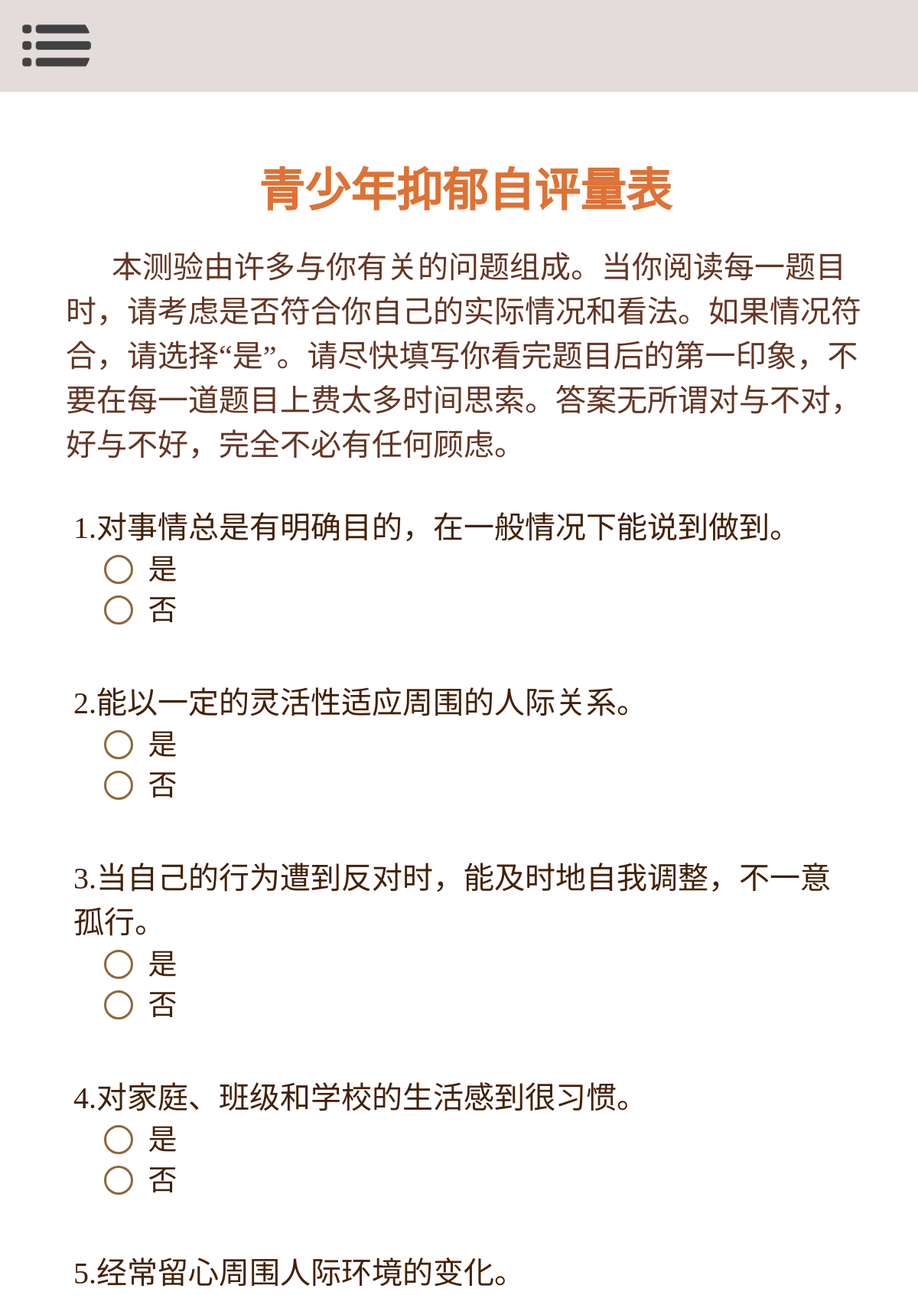
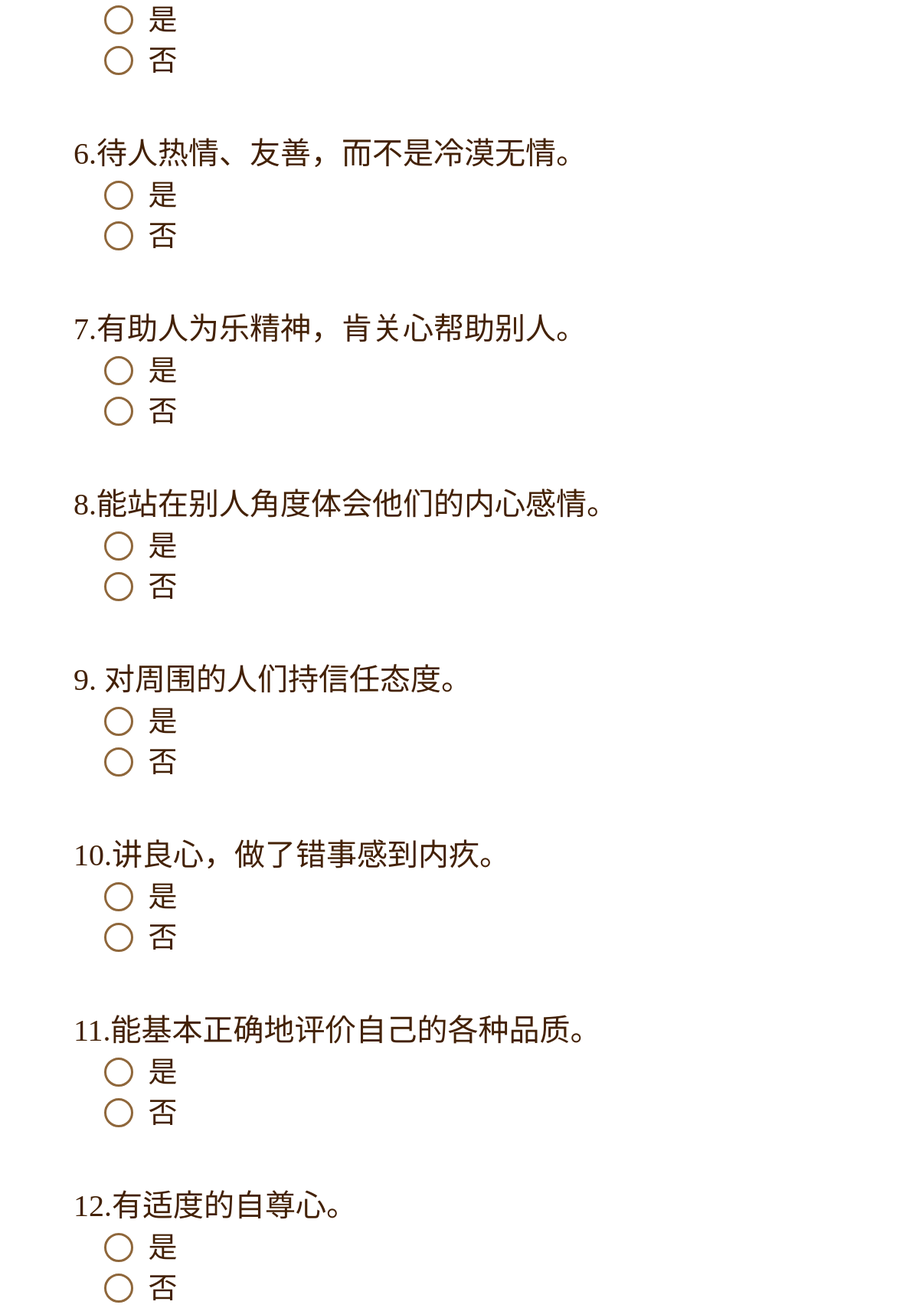
Page /depress/test?tid=1003 (signed in, upper part) on the committed database (2 pictures, top to bottom).
### depress/models.py (models this page shows)
class Test(models.Model):
    tid = models.IntegerField(primary_key=True)
    name = models.CharField(max_length=50)
    intro = models.CharField(max_length=1000)
    num = models.IntegerField()  # 测试人数
    price = models.IntegerField(blank=True, null=True)
    rule = models.CharField(max_length=2000)
    lid = models.CharField(max_length=100, blank=True, null=True)

class Problem(models.Model):
    tid = models.IntegerField()
    pid = models.IntegerField(primary_key=True)
    nov = models.IntegerField()
    type = models.IntegerField(blank=True, default=0)  # 0表示单选题，1表示多选题
    description = models.TextField(max_length=200)
    choice = models.TextField(max_length=500)  # 选项，以;分割
    answer = models.TextField(max_length=100)  # 答案，以选项权重以;分割
    explanation = models.TextField(max_length=2000)  # 解说，以;分割

### depress/views.py (the view, shortened to what this page needs)
# urls.py: path('test', views.test, name='test'),
def test(request):
    tid = request.GET.get('tid', '')
    if tid == '':
        raise Http404()
    else:
        try:
            t = Test.objects.get(tid=int(tid))
            rule = []
            for r in t.rule.split(';'):
                r = r.split(':')
                rule.append({
                    'level': r[0],
                    'comment': r[1]
                })
            if request.method == 'GET':
                problems = []
                ps = Problem.objects.filter(tid=tid).order_by('nov')
                for p in ps:
                    choice = []
                    for i in range(len(p.choice.split(';'))):
                        choice.append(p.choice.split(';')[i])
                    problems.append({
                        'pid': p.pid,
                        'nov': p.nov,
                        'description': p.description,
                        'type': p.type,
                        'choice': choice
                    })
                t.name = t.name.replace('《', '').replace('》', '')
                context = {
                    'tid': tid,
                    'test': t,
                    'problems': problems,
                    'problem_num':len(problems),
                    'index': ['A', 'B', 'C', 'D', 'E', 'F', 'G', 'H', 'I', 'J', 'K']
                }
                return get_html(request, 'depress/test.html', context)
        except:
            print("Unexpected error:", sys.exc_info()[0])
            raise Http404()

### depress/views.py (called while the page is built)
def get_html(request, url='depress/home.html', context={}):
    name = request.session.get('name', '')
    email = request.session.get('email', '')
    if email == '' or url == '':
        form = LoginForm()
        return render(request, 'depress/home.html', {
            'form': form,
            'mode': 1
        })
    else:
        context['name'] = name
        context['email'] = email
        return render(request, url, context)

### depress/templates/depress/test.html (shortened to what this page needs)
{% extends 'depress/base.html' %}
{% load static %}
{% block link %}
    <link rel="stylesheet" media="screen and (min-device-width: 800px)" href="{% static 'css/pc/test.css' %}">
    <link rel="stylesheet" media="screen and (max-device-width: 800px)" href="{% static 'css/phone/test.css' %}">
{% endblock %}
{% block body %}
    <div class="test-part">
        <div class="test-title">{{ test.name }}</div>
        <div class="test-intro">{{ test.intro }}</div>
        <form action="/depress/test?tid={{ tid }}" id="submit" method="post" onsubmit="return verifyData()">
            {% for p in problems %}
                <div class="problem-part" id="{{ p.pid }}">
                    <div class="problem-description">
                        {{ p.nov }}.{{ p.description }}
                    </div>
                    {% for c in p.choice %}
                        <div class="problem-choice {{ forloop.counter0 }}">
                            <label>
                                <span class="choice-nov"></span>
                                <span>{{ c }}</span>
                            </label>
                        </div>
                    {% endfor %}
                </div>
            {% endfor %}
        </form>
    </div>
{% endblock %}

### static/css/pc/base.css (style rules this page uses)
body { height: 100vh; background-image: url("../../image/bg.jfif"); background-size: cover; background-repeat: no-repeat; background-attachment: fixed; }

### static/css/phone/base.css (style rules this page uses)
body { height: 100vh; background-image: url("../../image/bg.jfif"); background-size: cover; background-repeat: no-repeat; background-attachment: fixed; width: 100%; width: 100vw; overflow-x: hidden; }

### static/css/pc/test.css (style rules this page uses)
body { background-image: url('http://dl.ppt123.net/pptbj/51/20181115/l4gyylcnf10.jpg'); background-size: 100% 100%; }
.test-part { width: 48%; min-width: 750px; margin: auto; left: 0; right: 0; margin-top: 200px; }
.test-title { text-align: center; font-size: 40px; color: #de7235; font-weight: bold; }
.test-intro { margin-top: 25px; font-size: 20px; color: #633523; text-indent: 30px; }
.problem-part { margin-top: 20px; padding: 5px; transition: ease 0.2s; color: #432106; }
.problem-description { font-size: 25px; }
.problem-choice { font-size: 22px; margin-top: 5px; margin-left: 20px; width: fit-content; transition: ease 0.3s; background-color: rgba(255, 255, 0, 0); }
.problem-choice label { display: block; }
.problem-choice span { margin-left: 5px; cursor: pointer; }
.problem-choice input[type='radio']+.choice-nov::before { content: "\a0"; display: inline-block; vertical-align: top; width: 13px; height: 13px; border-radius: 50%; border: 1px solid #8f673b; margin-top: 4px; padding: 5px; }

### static/css/phone/test.css (style rules this page uses)
body { background-image: url('http://dl.ppt123.net/pptbj/51/20181115/l4gyylcnf10.jpg'); background-size: 100% 100%; }
.test-part { width: 87%; margin: auto; margin-top: 200px; }
.test-title { text-align: center; font-size: 60px; color: #de7235; font-weight: bold; }
.test-intro { margin-top: 30px; font-size: 40px; color: #633523; text-indent: 60px; }
.problem-part { margin-top: 40px; padding: 10px; transition: ease 0.2s; color: #432106; }
.problem-description { font-size: 40px; }
.problem-choice { font-size: 38px; margin-top: 5px; margin-bottom: 5px; margin-left: 30px; width: fit-content; transition: ease 0.3s; background-color: rgba(255, 255, 0, 0); }
.problem-choice label { display: block; }
.problem-choice span { margin-left: 10px; line-height: 48px; cursor: pointer; }
.problem-choice input[type='radio']+.choice-nov::before { content: "\a0"; display: inline-block; vertical-align: top; width: 38px; height: 38px; margin-top: 5px; border-radius: 50%; border: 3px solid #8f673b; padding: 5px; box-sizing: border-box; }

### rows in the picture
Test: name "青少年抑郁自评量表", intro "本测验由许多与你有关的问题组成。当你阅读每一题目时，请考虑是否符合你自己的实际情况和看法。如果情况符合，请选择“是”。请尽快填写你看完题目后的第一印象，不要在每一道题目上费太多时间思索。答案无所谓对与不对，好与不好，完全不必有任何顾虑。"
Problem: description "对事情总是有明确目的，在一般情况下能说到做到。"
Problem: description "能以一定的灵活性适应周围的人际关系。"
Problem: description "当自己的行为遭到反对时，能及时地自我调整，不一意孤行。"
Problem: description "对家庭、班级和学校的生活感到很习惯。"
Problem: description "经常留心周围人际环境的变化。"
Problem: description "待人热情、友善，而不是冷漠无情。"
Problem: description "有助人为乐精神，肯关心帮助别人。"
Problem: description "能站在别人角度体会他们的内心感情。"
Problem: description "对周围的人们持信任态度。"
Problem: description "讲良心，做了错事感到内疚。"
Problem: description "能基本正确地评价自己的各种品质。"
Problem: description "有适度的自尊心。"

### other values in the picture
{{ p.nov }} "1" "2" "3" "4" "5" "6" "7" "8" "9" "10" "11" "12"
{{ c }} "是" "否" "是" "否" "是" "否" "是" "否" "是" "否" "是" "否" "是" "否" "是" "否" "是" "否" "是" "否" "是" "否" "是" "否"
